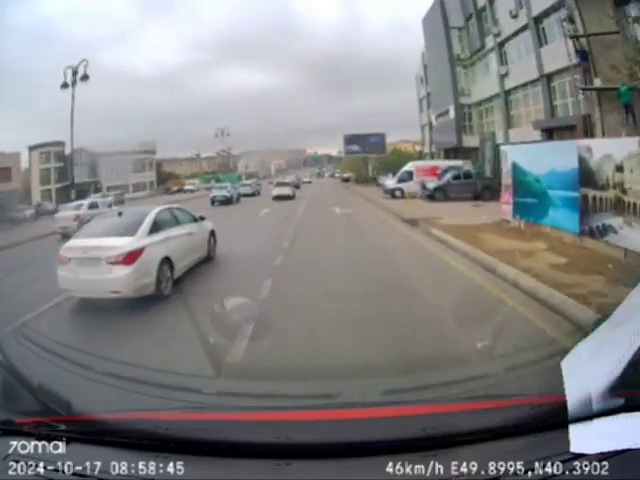
#> input picture frame 18 of advertisement_banner_detection/data/videos/dashcam_video.mp4, 640 x 480 px
$ python edgedetect.py
#> lines starting #> are read from the running program, lines starting #| are printed output that depends on the picture; after the words box and inside, x2 and y2 are one past the last pixel; in counts of white or black regions, pixels touching at a corner belong together
#> further down, frame is the input picture: shape (480, 640, 3); mean B, G, R 133.7, 132.7, 132.4
import cv2
import os
import numpy as np

# Paths
video_path = r"C:\Users\user\Desktop\sdp_cv-1\advertisement_banner_detection\data\videos\dashcam_video.mp4"
output_video_path = r"C:\Users\user\Desktop\sdp_cv-1\advertisement_banner_detection\data\output_video.avi"

# Ensure output folder exists
os.makedirs(os.path.dirname(output_video_path), exist_ok=True)

# Open input video
cap = cv2.VideoCapture(video_path)

# Get video properties
frame_width = int(cap.get(cv2.CAP_PROP_FRAME_WIDTH))
frame_height = int(cap.get(cv2.CAP_PROP_FRAME_HEIGHT))
fps = int(cap.get(cv2.CAP_PROP_FPS))  # Frames per second

# Define video writer with high quality
fourcc = cv2.VideoWriter_fourcc(*'XVID')  # Use 'XVID' or 'MJPG' for better quality
output_video = cv2.VideoWriter(output_video_path, fourcc, fps, (frame_width, frame_height))

def process_frame(frame):
    """ Process frame: Detect long lines with right angles in the top-right corner """
    gray = cv2.cvtColor(frame, cv2.COLOR_BGR2GRAY)
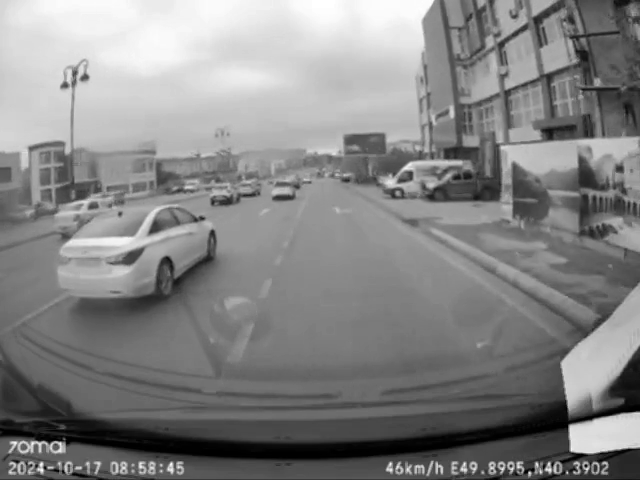
#> gray: shape (480, 640); min 0, max 255, mean 132.7
    edges = cv2.Canny(gray, 50, 150, apertureSize=3)
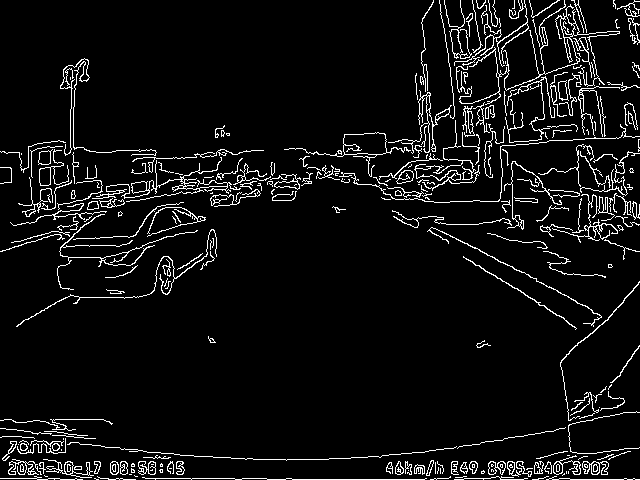
#> edges: shape (480, 640); 6.2% white in thin lines or dots

    # Get dimensions
    height, width = edges.shape
#> height = 480; width = 640

    # Define the region of interest (top-right corner)
    roi_x_start = int(width * 0.5)  # Middle of width
#> roi_x_start = 320
    roi_x_end = width
#> roi_x_end = 640
    roi_y_start = 0
    roi_y_end = int(height * 0.5)  # Upper half of the frame
#> roi_y_end = 240

    cropped_edges = edges[roi_y_start:roi_y_end, roi_x_start:roi_x_end]
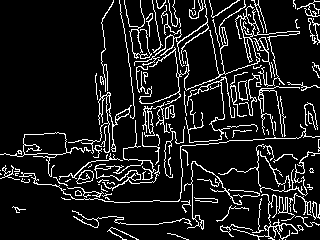
#> cropped_edges: shape (240, 320); 11.3% white in thin lines or dots
    frame_roi = frame[roi_y_start:roi_y_end, roi_x_start:roi_x_end]
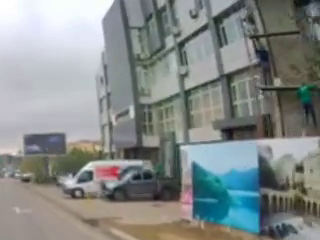
#> frame_roi: shape (240, 320, 3); mean B, G, R 137, 138.5, 133

    # Detect lines using Hough Transform
    lines = cv2.HoughLinesP(cropped_edges, rho=1, theta=np.pi/180, threshold=100, minLineLength=int(width * 0.15), maxLineGap=10)
#> lines = [[131, 77, 237, 0], [66, 152, 171, 144], [148, 103, 273, 55]]

    if lines is not None:
        for line in lines:
            x1, y1, x2, y2 = line[0]

            # Calculate length and height
            line_length = np.sqrt((x2 - x1) ** 2 + (y2 - y1) ** 2)
            line_height = abs(y2 - y1)

            # Ensure length is 15% of width & height is 10% of frame
            if line_length >= int(width * 0.15) and line_height <= int(height * 0.1) and line_length > line_height:
                cv2.line(frame_roi, (x1, y1), (x2, y2), (0, 255, 0), 2)  # Draw green line
#> this loop made 3 passes
#> (x1, y1, x2, y2, line_length, line_height) on passes 1 to 3: (131, 77, 237, 0, 131, 77), (66, 152, 171, 144, 105.3, 8), (148, 103, 273, 55, 133.9, 48)
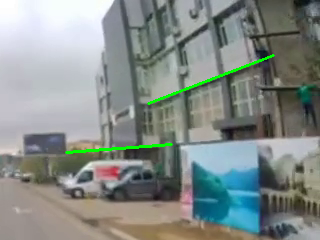
#> frame_roi: shape (240, 320, 3); 0.89% of pixels changed, all inside (x1, y1, x2, y2) = (65, 54, 275, 154)

    # Replace processed region back into the frame
    frame[roi_y_start:roi_y_end, roi_x_start:roi_x_end] = frame_roi
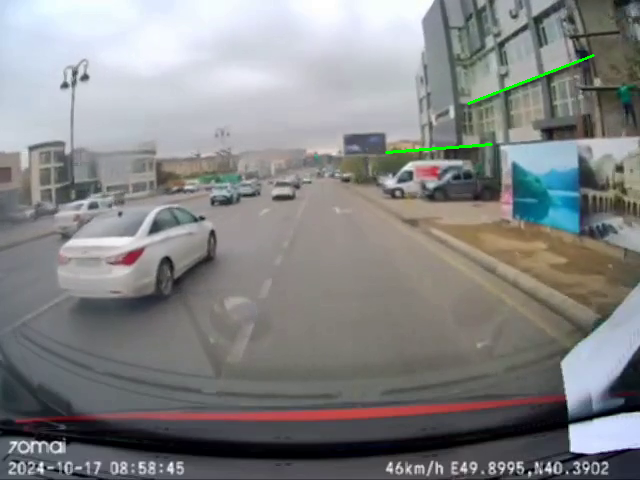
#> frame: shape (480, 640, 3); 0.22% of pixels changed, all inside (x1, y1, x2, y2) = (385, 54, 595, 154)

    return frame

# Process video
while cap.isOpened():
    ret, frame = cap.read()
    if not ret:
        break

    processed_frame = process_frame(frame)
    output_video.write(processed_frame)  # Save frame to video

cap.release()
output_video.release()
cv2.destroyAllWindows()

print(f"Processing complete. Video saved at: {output_video_path}")

$ run again, starting later in the video
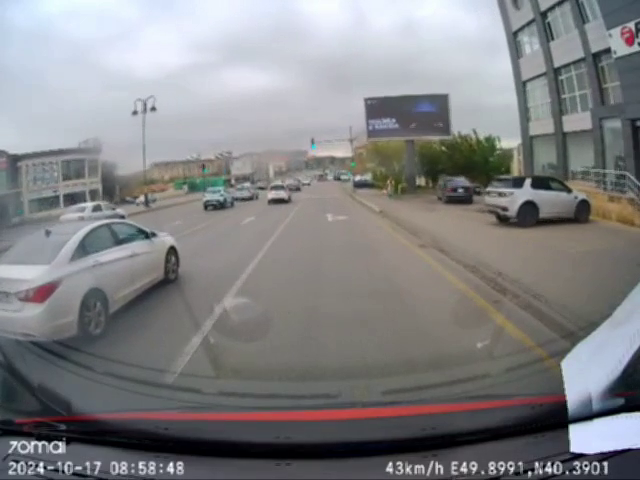
#> input picture frame 81 of advertisement_banner_detection/data/videos/dashcam_video.mp4, 640 x 480 px
#> frame is the input picture: shape (480, 640, 3); mean B, G, R 133.1, 131.3, 131
#> edges: shape (480, 640); 5.6% white in thin lines or dots
#> cropped_edges: shape (240, 320); 8.9% white in thin lines or dots
#> lines = [[22, 182, 123, 186], [16, 141, 180, 138], [15, 139, 157, 134]]
#> the loop in process_frame, `for line in lines:` made 3 passes
#> (x1, y1, x2, y2, line_length, line_height) on passes 1 to 3: (22, 182, 123, 186, 101.1, 4), (16, 141, 180, 138, 164, 3), (15, 139, 157, 134, 142.1, 5)
#> after the loop in process_frame, `for line in lines:`:
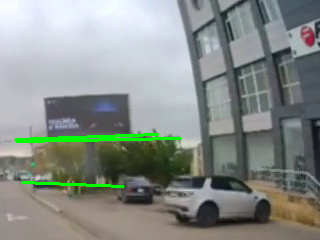
#> frame_roi: shape (240, 320, 3); mean B, G, R 136.2, 141.4, 135.4
#> in process_frame, `frame[roi_y_start:roi_y_end, roi_x_start:roi_x_end] = frame_roi`:
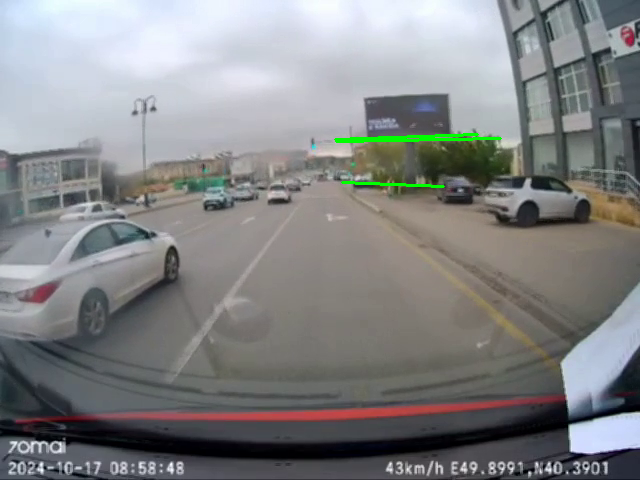
#> frame: shape (480, 640, 3); 0.39% of pixels changed, all inside (x1, y1, x2, y2) = (334, 133, 502, 188)

$ run again, starting later in the video
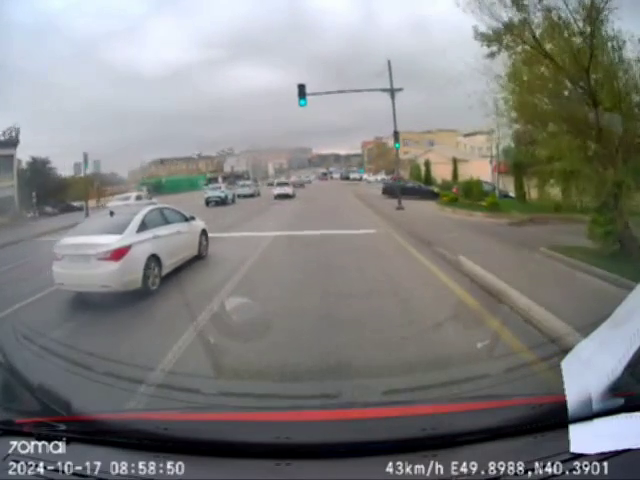
#> input picture frame 144 of advertisement_banner_detection/data/videos/dashcam_video.mp4, 640 x 480 px
#> frame is the input picture: shape (480, 640, 3); mean B, G, R 127.9, 129.5, 129.4
#> in process_frame, `edges = cv2.Canny(gray, 50, 150, apertureSize=3)`:
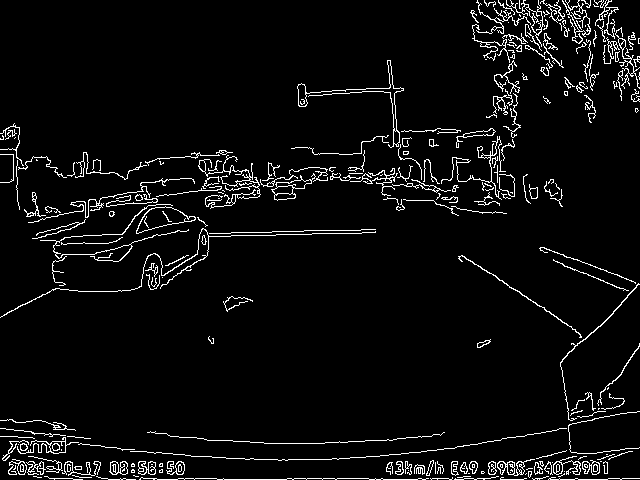
#> edges: shape (480, 640); 5% white in thin lines or dots
#> cropped_edges: shape (240, 320); 7.4% white in thin lines or dots
#> in process_frame, `frame_roi = frame[roi_y_start:roi_y_end, roi_x_start:roi_x_end]`:
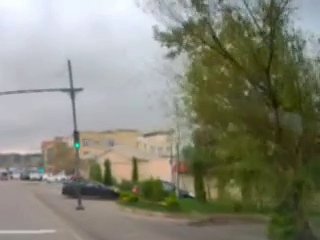
#> frame_roi: shape (240, 320, 3); mean B, G, R 118.4, 133.7, 132.8
#> lines = None
